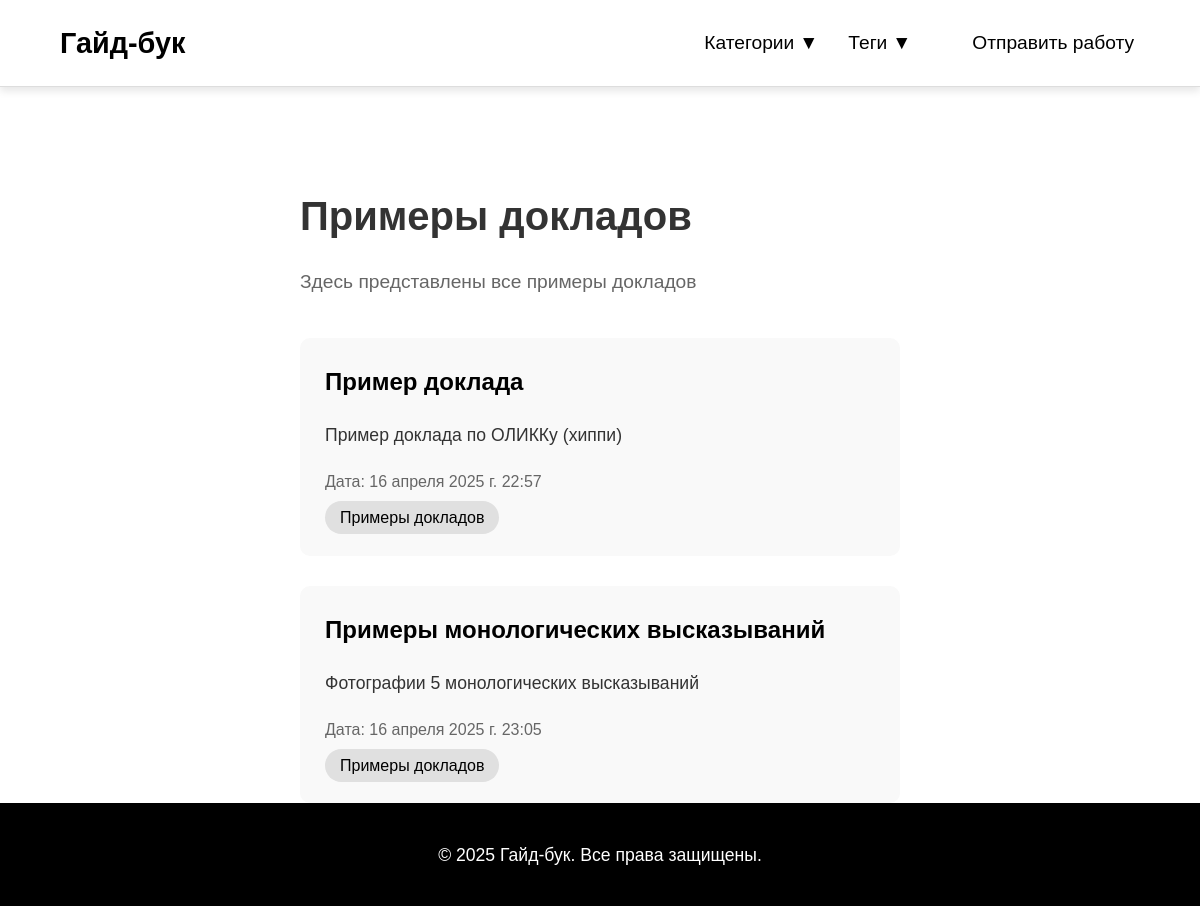
The app's page /tag/spravka-po-vypolneniyu-rgz/ with its own data.
### guidbook_app/models.py (models this page shows, shortened)
class Tag(models.Model):
    name = models.CharField(max_length=100, verbose_name="Название тега")
    slug = models.SlugField(unique=True, verbose_name="URL тега")
    description = models.TextField(blank=True, null=True, verbose_name="Описание")
    class Meta:
        verbose_name = "Тег"
        verbose_name_plural = "Теги"

class Record(models.Model):
    title = models.CharField(max_length=200, verbose_name="Заголовок записи")
    content = models.TextField(verbose_name="Содержимое записи (HTML)")
    short_content = models.TextField(verbose_name="Краткое содержание записи (HTML)")
    category = models.ForeignKey(
        Category, on_delete=models.SET_NULL, null=True, blank=True, verbose_name="Категория"
    )
    tags = models.ManyToManyField(Tag, blank=True, verbose_name="Теги")
    created_at = models.DateTimeField(auto_now_add=True, verbose_name="Дата создания")
    class Meta:
        verbose_name = "Запись"
        verbose_name_plural = "Записи"

### guidbook_app/views.py (the view)
# urls.py: path('tag/<slug:slug>/', views.tag_detail, name='tag_detail'),
def tag_detail(request, slug):
    tag = get_object_or_404(Tag, slug=slug)
    records = Record.objects.filter(tags=tag)
    categories = Category.objects.all()
    tags = Tag.objects.all()
    return render(request, 'guidbook_app/category_detail.html', {'category': tag, 'records': records,'categories':categories,'tags':tags})

### guidbook_app/templates/guidbook_app/category_detail.html (shortened to what this page needs)
{% load static %}
<!DOCTYPE html>
<html lang="ru">
<head>
    <link rel="stylesheet" href="{% static 'guidbook_app/category_detail.css' %}">
</head>
<body>
<div class="wrapper">
    <header class="fixed-header">
        <a href="/" class="logo">Гайд-бук</a>
        <div class="nav-links">
            <button id="menu-button" class="nav-link toggle-menu">
                Категории <span class="arrow-icon">▼</span>
            </button>
            <button id="tags-button" class="nav-link toggle-menu">
                Теги <span class="arrow-icon">▼</span>
            </button>
            <button class="nav-link toggle-menu">
                <a href="{% url 'student_request' %}">Отправить работу</a>
            </button>
        </div>
    </header>
    <main>
        <section class="category-header">
            <h1>{{category.name}}</h1>
            <p>{{category.description|safe}}</p>
        </section>
        <section class="records-list">
            {% for record in records %}
                <div class="record-card">
                    <h2><a href="{% url 'record_detail' pk=record.pk %}">{{record.title}}</a></h2>
                    <p>{{record.short_content|safe}}</p>
                    <div class="record-meta">
                        <span class="date">Дата: {{record.created_at}}</span>
                        <div class="tags-container">
                            <span class="tags">
                                {% for tag in record.tags.all %}
                                    <a href="{% url 'tag_detail' tag.slug %}" class="tag">{{tag.name}}</a>
                                {% endfor %}
                            </span>
                        </div>
                    </div>
                </div>
            {% endfor %}
        </section>
    </main>
    {% include "guidbook_app//footer.html" %}
</div>
</body>
</html>

### guidbook_app/static/guidbook_app/category_detail.css (style rules this page uses)
a,body { color: #000 }
body { margin: 0; font-family: Arial,sans-serif; background-color: #fff; line-height: 1.6 }
a { text-decoration: none; transition: color .3s ease }
.fixed-header { border-bottom: 1px solid #ddd }
.logo { font-size: 2rem; font-weight: 700 }
.nav-links a { margin-left: 25px; font-size: 1.2rem }
main { max-width: 800px; margin: 0 auto; padding: 0 20px }
.category-header { text-align: left; margin-top: 40px; margin-bottom: 40px }
.category-header h1 { font-size: 2.5rem; margin-bottom: 15px; color: #333; padding-top: 10vh }
.category-header p { font-size: 1.2rem; color: #666 }
.records-list { display: flex; flex-direction: column; gap: 30px }
.record-card { background-color: #f9f9f9; border-radius: 10px; padding: 25px; text-align: left; transition: transform .3s ease,box-shadow .3s ease }
.record-card h2 { margin-top: 0; font-size: 1.5rem; color: #333 }
.record-card p { margin: 15px 0; font-size: 1.1rem; color: #333 }
.record-meta { margin-top: 20px; font-size: 1rem; color: #666 }
.tags-container { display: flex; flex-wrap: wrap; gap: 12px; margin-top: 10px }
.tag { background-color: #e0e0e0; color: #000; padding: 8px 15px; border-radius: 20px; font-size: 1rem; text-decoration: none; transition: background-color .3s ease }
.fixed-header .nav-links a,.link-record a { text-decoration: none; transition: color .3s ease }
.fixed-header { position: fixed; top: 0; left: 0; width: 100%; background-color: #fff; box-shadow: 0 4px 8px rgba(0,0,0,.1); z-index: 1000; display: flex; justify-content: space-between; align-items: center; padding: 20px 40px; box-sizing: border-box; padding: 20px 5vw }
.fixed-header .logo { font-size: 1.8rem; font-weight: 700; text-decoration: none }
.fixed-header .nav-links { display: flex; gap: 30px }
.fixed-header .nav-links a { font-size: 1.2rem; position: relative }
.fixed-header .nav-links a::after { content: ""; position: absolute; left: 0; bottom: -5px; width: 100%; height: 2px; transform: scaleX(0); transform-origin: left; transition: transform .3s ease; background-color: #000 }
.fixed-header .logo,.fixed-header .nav-links a { color: #000 }
.fixed-header { position: fixed; top: 0; left: 0; width: 100%; z-index: 1002; background-color: #fff; box-shadow: 0 4px 8px rgba(0, 0, 0, 0.1); }
#menu-button { display: inline-block; padding: 10px 20px; font-size: 1rem; color: #fff; background-color: #007bff; border: none; border-radius: 5px; cursor: pointer; transition: background-color 0.3s ease, transform 0.3s ease; }
#menu-button { background: none; border: none; font-size: 1.2rem; color: #000; text-decoration: none; cursor: pointer; display: inline-flex; align-items: center; gap: 5px; padding: 0; }
.arrow-icon { transition: transform 0.3s ease; }
.fixed-header .logo:hover,.fixed-header .nav-links a:hover,body { color: #333 }
#tags-button { background: none; border: none; font-size: 1.2rem; color: #000; text-decoration: none; cursor: pointer; display: inline-flex; align-items: center; gap: 5px; padding: 0; }
#tags-button { display: inline-block; padding: 10px 20px; font-size: 1rem; color: #fff; background-color: #007bff; border: none; border-radius: 5px; cursor: pointer; transition: background-color 0.3s ease, transform 0.3s ease; }

### guidbook_app/templates/guidbook_app/category_detail.html (style rules this page uses)
.toggle-menu { border: none; background: none; }

### guidbook_app/templates/guidbook_app/footer.html (style rules this page uses)
.wrapper { display: flex; flex-direction: column; min-height: 100vh; }
main { width:50vw; flex: 1; padding-top: 8vh; }

### records on screen
Tag: name "Примеры докладов", description "Здесь представлены все примеры докладов"
Record: title "Пример доклада", short_content "Пример доклада по ОЛИККу (хиппи)", created_at "16 апреля 2025 г. 22:57"
Record: title "Примеры монологических высказываний", short_content "Фотографии 5 монологических высказываний", created_at "16 апреля 2025 г. 23:05"
